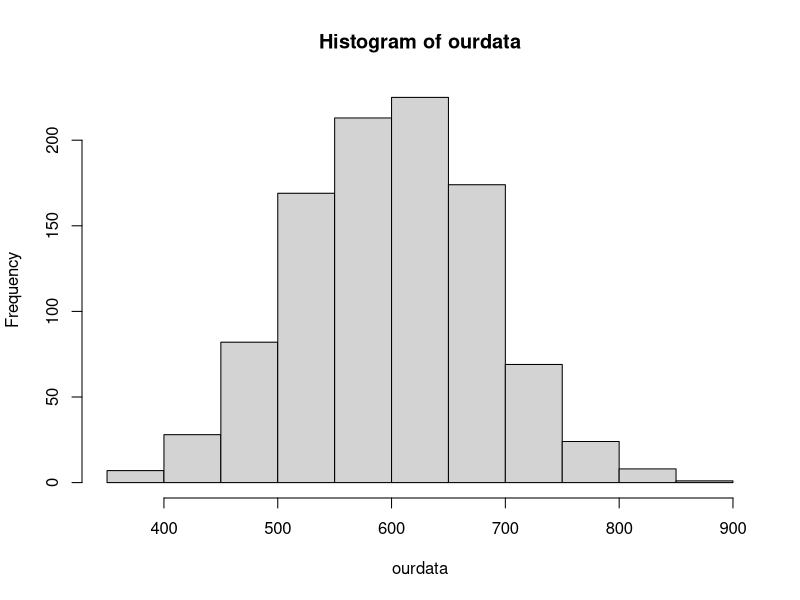
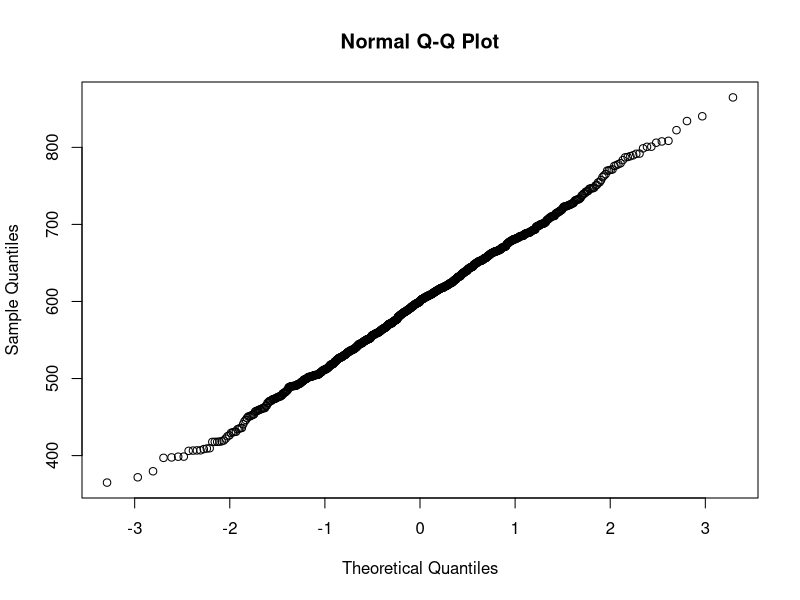

These charts were generated, in order, by the following R code:
'
T test is a parametric test - the data is normally distributed. If the data is 
not normally distributed we would use the Mann Whitney test
'

? t.test

'Creating dataset that is normally distributed'
set.seed(2489)
ourdata = rnorm(1000, 
                mean=600, 
                sd=80)
hist(ourdata)
qqnorm(ourdata)

'we need to specify, x, mu, alternative and if needed the confidence
level. 
H0: mean is 300 or higher
H1: mean is less than 300'

t.test(x=ourdata, 
       mu=300, 
       alternative="less", 
       conf.level=0.95) # p-value = 1, therefore H0 is true(greater than 0.05)

'
H0: mean is 300 or lower
H1: mean is greater than 300
'
t.test(x=ourdata, 
       mu=300, 
       alternative="greater", 
       conf.level=0.95) #  p-value < 2.2e-16, we reject H0

'2 sided t test
H0: mean is 300
H1: mean is not 300
'
t.test(x=ourdata, 
       mu=300, 
       alternative="two.sided", 
       conf.level=0.95) # p-value < 2.2e-16, we reject H0


